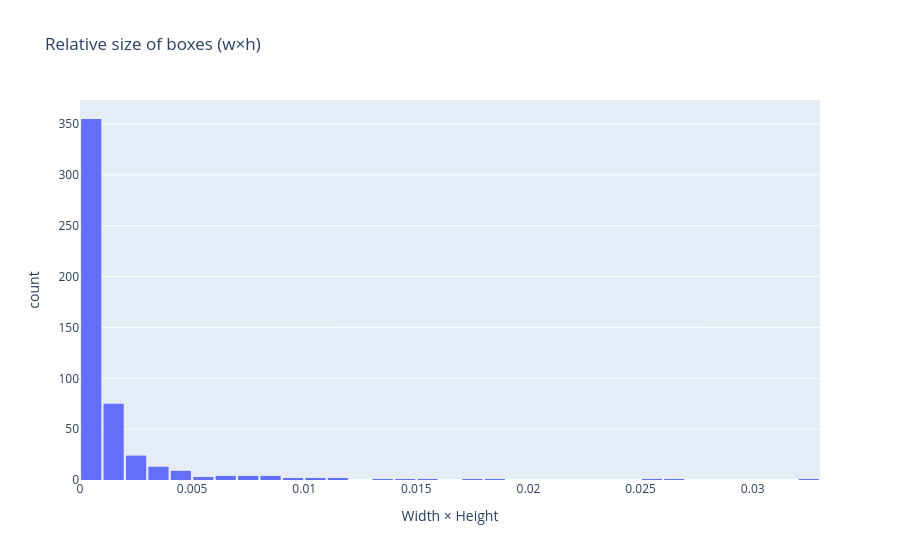

Notebook source saved alongside this figure:
### Code cell
relative_size = np.array(all_w) * np.array(all_h)

fig = px.histogram(
    x=relative_size,
    title="Relative size of boxes (w×h)",
    labels={"x": "Width × Height", "y": "Number of images"}
)

fig.update_layout(bargap=0.1)

fig.show()

### Figure 1 — Plotly figure (JSON) as saved in the notebook; plotly's stock layout.template omitted (floating-point values rounded to 4 significant figures; data arrays with more than 128 entries replaced by an {"elided": "..."} marker saying what was removed)
{"data": [{"bingroup": "x", "hovertemplate": "Width × Height=%{x}<br>count=%{y}<extra></extra>", "legendgroup": "", "marker": {"color": "#636efa", "pattern": {"shape": ""}}, "name": "", "orientation": "v", "showlegend": false, "type": "histogram", "x": {"elided": "505 float values"}, "xaxis": "x", "yaxis": "y"}], "layout": {"bargap": 0.1, "barmode": "relative", "legend": {"tracegroupgap": 0}, "title": {"text": "Relative size of boxes (w×h)"}, "xaxis": {"anchor": "y", "domain": [0, 1], "title": {"text": "Width × Height"}}, "yaxis": {"anchor": "x", "domain": [0, 1], "title": {"text": "count"}}}}
